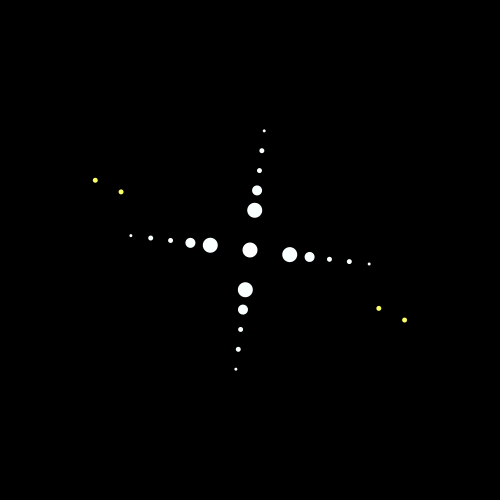
Frame 1 (no input)
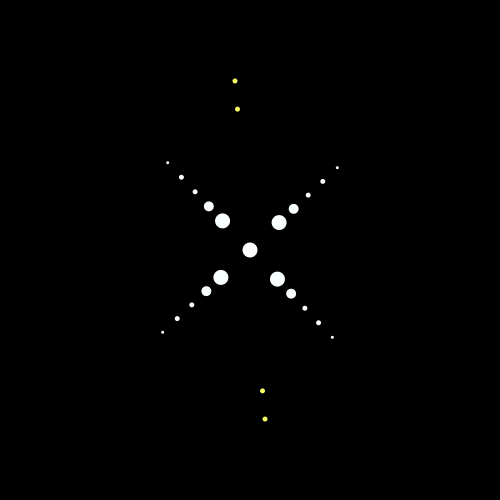
Frame 60 (the mouse pressed at the canvas centre just before this capture)
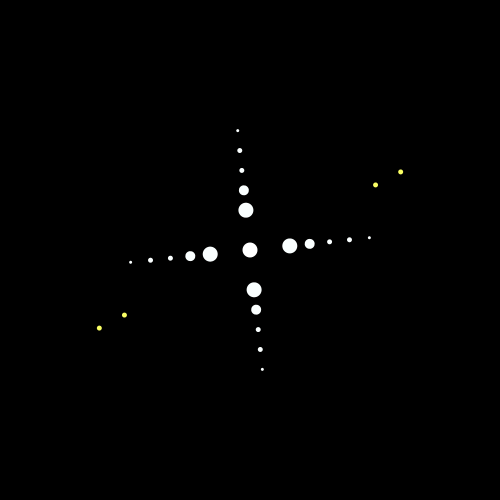
Frame 120 (the mouse held since frame 60 and released just before this capture)

The Processing sketch that drew these frames (run headless with seeded random() and noise(); from frame 60 on, the mouse is pressed at the canvas centre):

// Processing sketch: processing_60860
// ── processing_60860.pde





void setup() {
  size(500,500);
  smooth();
  colorMode(RGB);
 
}
 
void draw() {
  background(0);
  translate(width/2, height/2);
  
   
// 1
  fill(255,255,255);
  noStroke();
  
 ellipseMode(CENTER);
 ellipse(0,0,15,15);
 

// 2
  pushMatrix();
  rotate(millis() * 0.0001 * TWO_PI);
  translate(40,0);
  
  fill(250,256,256);
  ellipse(0,0,15,15);
  popMatrix();

//3  
  pushMatrix();
  rotate(millis() * 0.0001 * TWO_PI);
  translate(60,0);
  
  fill(250,256,256);
  ellipse(0,0,10,10);
  popMatrix();
  
//4  
  pushMatrix();
  rotate(millis() * 0.0001 * TWO_PI);
  translate(80,0);
  
  fill(250,256,256);
  ellipse(0,0,5,5);
  popMatrix();

//5
   pushMatrix();
  rotate(millis() * 0.0001 * TWO_PI);
  translate(100,0);
  
  fill(250,256,256);
  ellipse(0,0,5,5);
  popMatrix();
  
//6

  pushMatrix();
  rotate(millis() * 0.0001 * TWO_PI);
  translate(120,0);
  
  fill(250,256,256);
  ellipse(0,0,3,3);
  popMatrix();
  
//2.1  
  pushMatrix();
  rotate(millis() * 0.0001 * TWO_PI);
  translate(0,40);
  
  fill(250,256,256);
  ellipse(0,0,15,15);
  popMatrix();

//3.1 
  pushMatrix();
  rotate(millis() * 0.0001 * TWO_PI);
  translate(0,60);
  
  fill(250,256,256);
  ellipse(0,0,10,10);
  popMatrix();
  
//4.1
  pushMatrix();
  rotate(millis() * 0.0001 * TWO_PI);
  translate(0,80);
  
  fill(250,256,256);
  ellipse(0,0,5,5);
  popMatrix();

//5.1
   pushMatrix();
  rotate(millis() * 0.0001 * TWO_PI);
  translate(0,100);
  
  fill(250,256,256);
  ellipse(0,0,5,5);
  popMatrix();
  
//6.1

  pushMatrix();
  rotate(millis() * 0.0001 * TWO_PI);
  translate(0,120);
  
  fill(250,256,256);
  ellipse(0,0,3,3);
  popMatrix();
  
  
  //2.2  
  pushMatrix();
  rotate(millis() * 0.0001 * TWO_PI);
  translate(0,-40);
  
  fill(250,256,256);
  ellipse(0,0,15,15);
  popMatrix();

//3.2 
  pushMatrix();
  rotate(millis() * 0.0001 * TWO_PI);
  translate(0,-60);
  
  fill(250,256,256);
  ellipse(0,0,10,10);
  popMatrix();
  
//4.2
  pushMatrix();
  rotate(millis() * 0.0001 * TWO_PI);
  translate(0,-80);
  
  fill(250,256,256);
  ellipse(0,0,5,5);
  popMatrix();

//5.2
   pushMatrix();
  rotate(millis() * 0.0001 * TWO_PI);
  translate(0,-100);
  
  fill(250,256,256);
  ellipse(0,0,5,5);
  popMatrix();
  
//6.2

  pushMatrix();
  rotate(millis() * 0.0001 * TWO_PI);
  translate(0,-120);
  
  fill(250,256,256);
  ellipse(0,0,3,3);
  popMatrix();
   
    
  //2.3  
  pushMatrix();
  rotate(millis() * 0.0001 * TWO_PI);
  translate(-40,0);
  
  fill(250,256,256);
  ellipse(0,0,15,15);
  popMatrix();

//3.3
  pushMatrix();
  rotate(millis() * 0.0001 * TWO_PI);
  translate(-60,0);
  
  fill(250,256,256);
  ellipse(0,0,10,10);
  popMatrix();
  
//4.3
  pushMatrix();
  rotate(millis() * 0.0001 * TWO_PI);
  translate(-80,0);
  
  fill(250,256,256);
  ellipse(0,0,5,5);
  popMatrix();

//5.3
   pushMatrix();
  rotate(millis() * 0.0001 * TWO_PI);
  translate(-100,0);
  
  fill(250,256,256);
  ellipse(0,0,5,5);
  popMatrix();
  
//6.3

  pushMatrix();
  rotate(millis() * 0.0001 * TWO_PI);
  translate(-120,0);
  
  fill(250,256,256);
  ellipse(0,0,3,3);
  popMatrix(); 

//7
  pushMatrix();
  rotate(millis() * -0.0003 * TWO_PI);
  translate(100,100);
  
  fill(250,256,100);
  ellipse(0,0,5,5);
  popMatrix(); 
   
//8
  pushMatrix();
  rotate(millis() * -0.0003 * TWO_PI);
  translate(20,20);
  
  fill(250,256,100);
  ellipse(100,100,5,5);
  popMatrix();     
  
  //7.1
  pushMatrix();
  rotate(millis() * -0.0003 * TWO_PI);
  translate(-100,-100);
  
  fill(250,256,100);
  ellipse(0,0,5,5);
  popMatrix(); 
   
//8.1
  pushMatrix();
  rotate(millis() * -0.0003 * TWO_PI);
  translate(-120,-120);
  
  fill(250,256,100);
  ellipse(0,0,5,5);
  popMatrix();     
}
